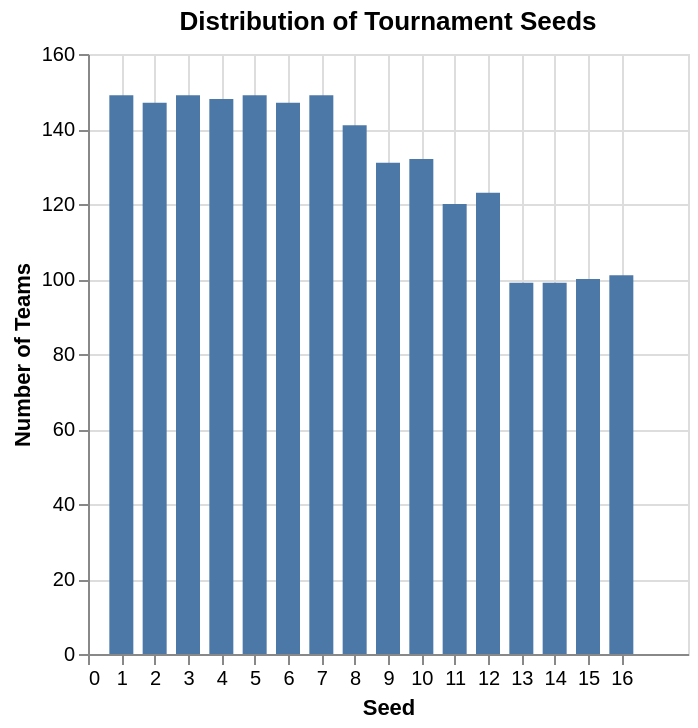

Notebook code cell kept with this figure:
### Markdown cell above
## EDA

### Code cell
max_seed = marchmadness["seed"].max()
tick_values = list(range(0, max_seed + 1))

chart = (
    alt.Chart(marchmadness)
    .mark_bar(size = 12)
    .encode(
        x=alt.X(
            "seed:Q",
            title="Seed",
            axis=alt.Axis(values=tick_values)
        ),
        y=alt.Y("count()", title="Number of Teams")
    )
    .properties(
        title="Distribution of Tournament Seeds",
        width="container"
    )
)

chart

### Figure 1 — Vega-Lite specification as saved in the notebook (floating-point values rounded to 4 significant figures; data arrays with more than 128 entries replaced by an {"elided": "..."} marker saying what was removed)
{"config": {"view": {"continuousWidth": 300, "continuousHeight": 300}}, "data": {"name": "data-ecc20bd94d8fb8063b80ac3ada3c5395"}, "mark": {"type": "bar", "size": 12}, "encoding": {"x": {"axis": {"values": [0, 1, 2, 3, 4, 5, 6, 7, 8, 9, 10, 11, 12, 13, 14, 15, 16]}, "field": "seed", "title": "Seed", "type": "quantitative"}, "y": {"aggregate": "count", "title": "Number of Teams", "type": "quantitative"}}, "title": "Distribution of Tournament Seeds", "width": "container", "$schema": "https://vega.github.io/schema/vega-lite/v5.20.1.json", "datasets": {"data-ecc20bd94d8fb8063b80ac3ada3c5395": {"elided": "2084 records"}}}
